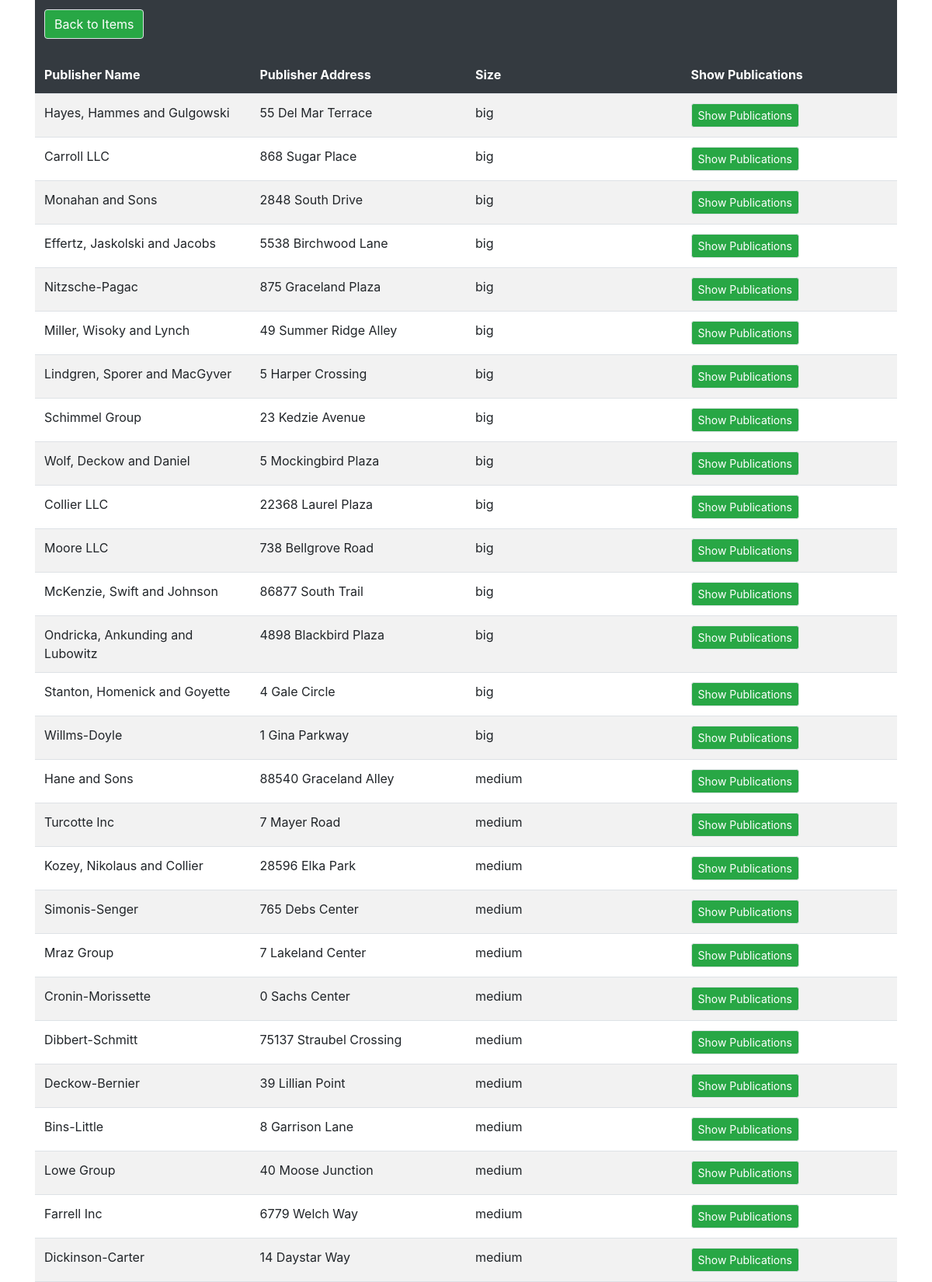
The app's page /publisher_list.php (upper part) with its own data.
### tables this page shows
CREATE TABLE `publishers` (
  `publisher_id` int(10) UNSIGNED NOT NULL,
  `publisher_name` varchar(55) NOT NULL,
  `publisher_address` varchar(55) NOT NULL,
  `fk_size` int(11) NOT NULL
);

CREATE TABLE `sizes` (
  `size_id` int(11) NOT NULL,
  `size` enum('small','medium','big') NOT NULL
);

### publisher_list.php (the view, shortened to what this page needs)
<?php
	require_once "actions/db_connect.php";
?>
<!DOCTYPE html>
<html>
<head>
	<link rel="stylesheet" href="https://stackpath.bootstrapcdn.com/bootstrap/4.3.1/css/bootstrap.min.css">
	<link rel="stylesheet" type="text/css" href="style/style.css">
</head>
<body>
	<div class ="container">
		<a href="index.php"><button type="button" class="btnFix btn btn-success border">Back to Items</button></a>
		<table class="table table-striped tableStickyHead" cellspacing= "0" cellpadding="0">
			<thead class="thead-dark">
				<tr>
					<th>Publisher Name</th>
					<th>Publisher Address</th>
					<th>Size</th>
					<th>Show&nbsp;Publications</th>
				</tr>
			</thead>
			<tbody>
				<?php
					$sql = "SELECT * FROM publishers
							INNER JOIN `sizes` ON fk_size = size_id
							ORDER BY size_id DESC";
					$result = $connect->query($sql);
					if($result->num_rows > 0) {
						while($row = $result->fetch_assoc()) {
							echo
							"<tr>
								<td>" . $row['publisher_name'] . "</td>
								<td>" . $row['publisher_address'] . "</td>
								<td>" . $row['size'] . "</td>
								<td>
									<a href='publisher_publications.php?action=update&publisher_id=" . $row['publisher_id'] . "'><button type='button' class='btn btn-success btn-sm border'>Show&nbsp;Publications</button></a>
								</td>
							</tr>";
						}
					} else {
						echo "<center><font color='red'>No Data Avaliable</font></center>";
					}
				?>
			</tbody>
		</table>
	</div>
</body>
</html>

### style/style.css (style rules this page uses)
table { width: 100% }
table tr th { padding: 10px; width: 25% }
table tr td { padding: 10px; }
.btnFix { position: fixed; top: 0; z-index: 1; margin: 12px; }
.tableStickyHead thead th { position: sticky; height: 120px; top: 0; border: 0; }

### records on screen
publishers: publisher_name "Hayes, Hammes and Gulgowski", publisher_address "55 Del Mar Terrace", fk_size.size "big"
publishers: publisher_name "Carroll LLC", publisher_address "868 Sugar Place", fk_size.size "big"
publishers: publisher_name "Monahan and Sons", publisher_address "2848 South Drive", fk_size.size "big"
publishers: publisher_name "Effertz, Jaskolski and Jacobs", publisher_address "5538 Birchwood Lane", fk_size.size "big"
publishers: publisher_name "Nitzsche-Pagac", publisher_address "875 Graceland Plaza", fk_size.size "big"
publishers: publisher_name "Miller, Wisoky and Lynch", publisher_address "49 Summer Ridge Alley", fk_size.size "big"
publishers: publisher_name "Lindgren, Sporer and MacGyver", publisher_address "5 Harper Crossing", fk_size.size "big"
publishers: publisher_name "Schimmel Group", publisher_address "23 Kedzie Avenue", fk_size.size "big"
publishers: publisher_name "Wolf, Deckow and Daniel", publisher_address "5 Mockingbird Plaza", fk_size.size "big"
publishers: publisher_name "Collier LLC", publisher_address "22368 Laurel Plaza", fk_size.size "big"
publishers: publisher_name "Moore LLC", publisher_address "738 Bellgrove Road", fk_size.size "big"
publishers: publisher_name "McKenzie, Swift and Johnson", publisher_address "86877 South Trail", fk_size.size "big"
publishers: publisher_name "Ondricka, Ankunding and Lubowitz", publisher_address "4898 Blackbird Plaza", fk_size.size "big"
publishers: publisher_name "Stanton, Homenick and Goyette", publisher_address "4 Gale Circle", fk_size.size "big"
publishers: publisher_name "Willms-Doyle", publisher_address "1 Gina Parkway", fk_size.size "big"
publishers: publisher_name "Hane and Sons", publisher_address "88540 Graceland Alley", fk_size.size "medium"
publishers: publisher_name "Turcotte Inc", publisher_address "7 Mayer Road", fk_size.size "medium"
publishers: publisher_name "Kozey, Nikolaus and Collier", publisher_address "28596 Elka Park", fk_size.size "medium"
publishers: publisher_name "Simonis-Senger", publisher_address "765 Debs Center", fk_size.size "medium"
publishers: publisher_name "Mraz Group", publisher_address "7 Lakeland Center", fk_size.size "medium"
publishers: publisher_name "Cronin-Morissette", publisher_address "0 Sachs Center", fk_size.size "medium"
publishers: publisher_name "Dibbert-Schmitt", publisher_address "75137 Straubel Crossing", fk_size.size "medium"
publishers: publisher_name "Deckow-Bernier", publisher_address "39 Lillian Point", fk_size.size "medium"
publishers: publisher_name "Bins-Little", publisher_address "8 Garrison Lane", fk_size.size "medium"
publishers: publisher_name "Lowe Group", publisher_address "40 Moose Junction", fk_size.size "medium"
publishers: publisher_name "Farrell Inc", publisher_address "6779 Welch Way", fk_size.size "medium"
publishers: publisher_name "Dickinson-Carter", publisher_address "14 Daystar Way", fk_size.size "medium"
